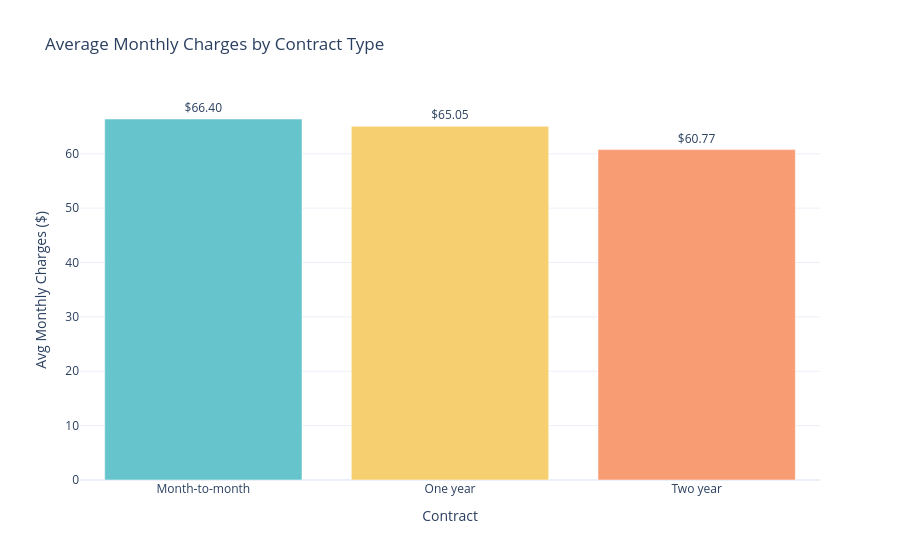

The cell this chart's notebook holds for it:
### Code cell
#  — Bar Chart: Avg Monthly Charges by Contract
# ─────────────────────────────────────────────
avg_charges = df.groupby('Contract')['MonthlyCharges'].mean().reset_index()

fig_bar = px.bar(
    avg_charges,
    x='Contract',
    y='MonthlyCharges',
    color='Contract',
    title='Average Monthly Charges by Contract Type',
    template='plotly_white',
    color_discrete_sequence=px.colors.qualitative.Pastel,
    text='MonthlyCharges'
)
fig_bar.update_traces(texttemplate='$%{text:.2f}', textposition='outside')
fig_bar.update_layout(yaxis_title='Avg Monthly Charges ($)', showlegend=False)
fig_bar.show()

### Figure 1 — Plotly figure (JSON) as saved in the notebook; plotly's stock layout.template omitted (floating-point values rounded to 4 significant figures)
{"data": [{"alignmentgroup": "True", "hovertemplate": "Contract=%{x}<br>MonthlyCharges=%{text}<extra></extra>", "legendgroup": "Month-to-month", "marker": {"color": "rgb(102, 197, 204)", "pattern": {"shape": ""}}, "name": "Month-to-month", "offsetgroup": "Month-to-month", "orientation": "v", "showlegend": true, "text": [66.4], "textposition": "outside", "texttemplate": "$%{text:.2f}", "type": "bar", "x": ["Month-to-month"], "xaxis": "x", "y": [66.4], "yaxis": "y"}, {"alignmentgroup": "True", "hovertemplate": "Contract=%{x}<br>MonthlyCharges=%{text}<extra></extra>", "legendgroup": "One year", "marker": {"color": "rgb(246, 207, 113)", "pattern": {"shape": ""}}, "name": "One year", "offsetgroup": "One year", "orientation": "v", "showlegend": true, "text": [65.05], "textposition": "outside", "texttemplate": "$%{text:.2f}", "type": "bar", "x": ["One year"], "xaxis": "x", "y": [65.05], "yaxis": "y"}, {"alignmentgroup": "True", "hovertemplate": "Contract=%{x}<br>MonthlyCharges=%{text}<extra></extra>", "legendgroup": "Two year", "marker": {"color": "rgb(248, 156, 116)", "pattern": {"shape": ""}}, "name": "Two year", "offsetgroup": "Two year", "orientation": "v", "showlegend": true, "text": [60.77], "textposition": "outside", "texttemplate": "$%{text:.2f}", "type": "bar", "x": ["Two year"], "xaxis": "x", "y": [60.77], "yaxis": "y"}], "layout": {"autosize": true, "barmode": "relative", "legend": {"title": {"text": "Contract"}, "tracegroupgap": 0}, "showlegend": false, "title": {"text": "Average Monthly Charges by Contract Type"}, "xaxis": {"anchor": "y", "autorange": true, "categoryarray": ["Month-to-month", "One year", "Two year"], "categoryorder": "array", "domain": [0, 1], "range": [-0.5, 2.5], "title": {"text": "Contract"}, "type": "category"}, "yaxis": {"anchor": "x", "autorange": true, "domain": [0, 1], "range": [0, 78.42], "title": {"text": "Avg Monthly Charges ($)"}, "type": "linear"}}}
